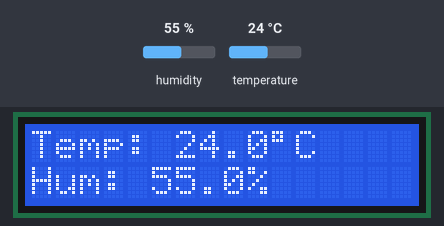
This sketch was run on a simulated Arduino Uno, built with avr-gcc and run on an emulated ATmega328P. Parts: 16×2 character LCD. The test bench sets the inputs (shaded band); at power-on: humidity 55 %, temperature 24 °C. What the sketch prints to the serial monitor is not drawn.

Above: at 3.2 s.
3.3 s: humidity set to 22 %
At 4.6 s:
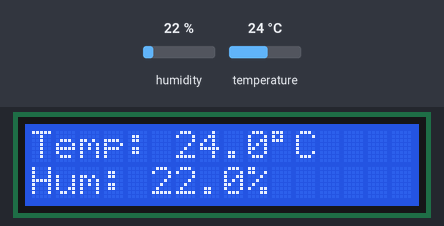
6.0 s: temperature set to 12 °C
At 7.3 s:
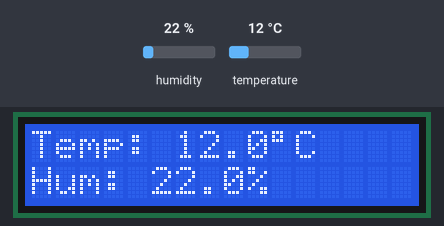
8.7 s: humidity set to 40 %
At 11.4 s:
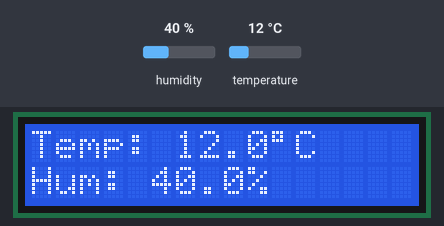
11.7 s: temperature set to 19 °C
At 13.0 s:
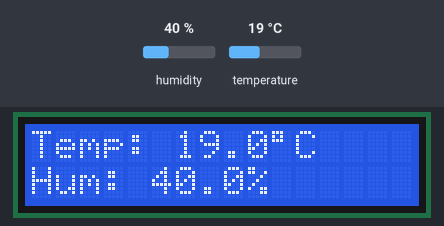
Timing chart, 0 to 14.7 s (numbered marks = the images above; inputs shaded):
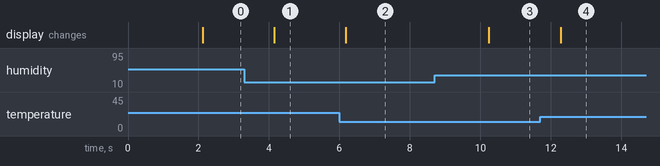

Measured:
- after the input at 3.3 s, the display: changes after 0.85 s (image 1)
- after the input at 6.0 s, the display: changes after 0.18 s (image 2)
- after the input at 8.7 s, the display: changes after 1.5 s (image 3)
- after the input at 11.7 s, the display: changes after 0.57 s (image 4)

The sketch:

Code_Arduino_pour_DHT_et_LCD.ino
```cpp
// Inclusion des bibliothèques nécessaires
#include <DHT.h>
#include <Wire.h>
#include <LiquidCrystal_I2C.h>

// Définition des constantes
#define DHTPIN 2          // Pin de données du DHT
#define DHTTYPE DHT22     // Type de capteur (DHT22 ou DHT11)

// Initialisation des objets
DHT dht(DHTPIN, DHTTYPE);
LiquidCrystal_I2C lcd(0x27, 16, 2);  // Adresse I2C 0x27, écran 16x2

void setup() {
  // Initialisation du port série pour le debugging
  Serial.begin(9600);

  // Initialisation du capteur DHT
  dht.begin();

  // Initialisation de l'écran LCD
  lcd.init();
  lcd.backlight();

  // Message de démarrage
  lcd.setCursor(0, 0);
  lcd.print("Initialisation...");
  delay(2000);
  lcd.clear();
}

void loop() {
  // Lecture des données du capteur
  float h = dht.readHumidity();
  float t = dht.readTemperature();

  // Vérification si la lecture a réussi
  if (isnan(h) || isnan(t)) {
    lcd.clear();
    lcd.setCursor(0, 0);
    lcd.print("Erreur capteur!");
    Serial.println("Échec de lecture du capteur DHT!");
    delay(2000);
    return;
  }

  // Affichage sur le port série (pour debug)
  Serial.print("Humidité: ");
  Serial.print(h);
  Serial.print(" %\t");
  Serial.print("Température: ");
  Serial.print(t);
  Serial.println(" °C");

  // Affichage sur l'écran LCD
  lcd.clear();

  // Ligne 1 : Température
  lcd.setCursor(0, 0);
  lcd.print("Temp: ");
  lcd.print(t, 1);
  lcd.print((char)223);  // Symbole degré
  lcd.print("C");

  // Ligne 2 : Humidité
  lcd.setCursor(0, 1);
  lcd.print("Hum: ");
  lcd.print(h, 1);
  lcd.print("%");

  // Attente avant la prochaine lecture
  delay(2000);
}
```
